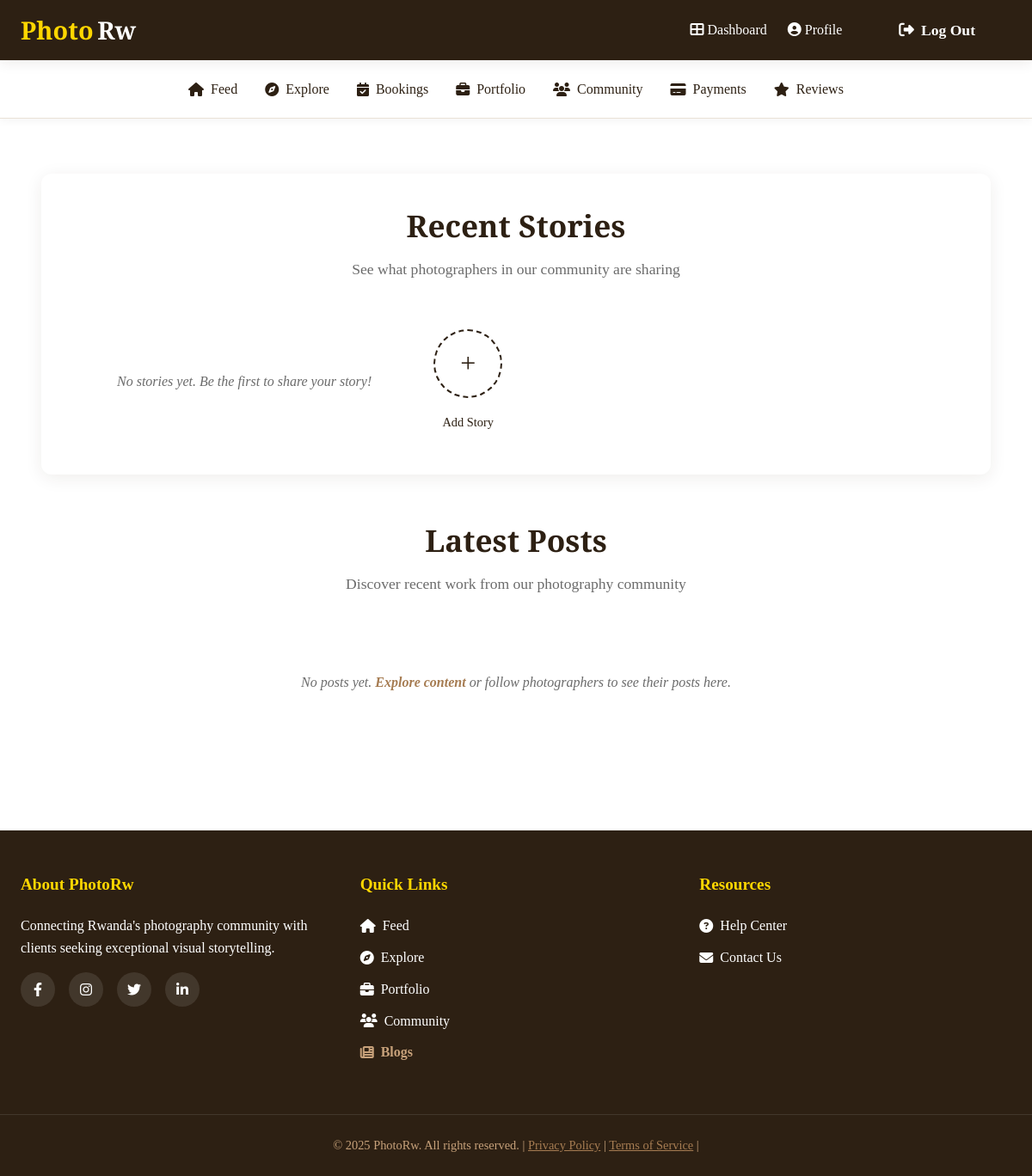
The page /portfolio/feed/ (signed in) on the database as committed earlier.
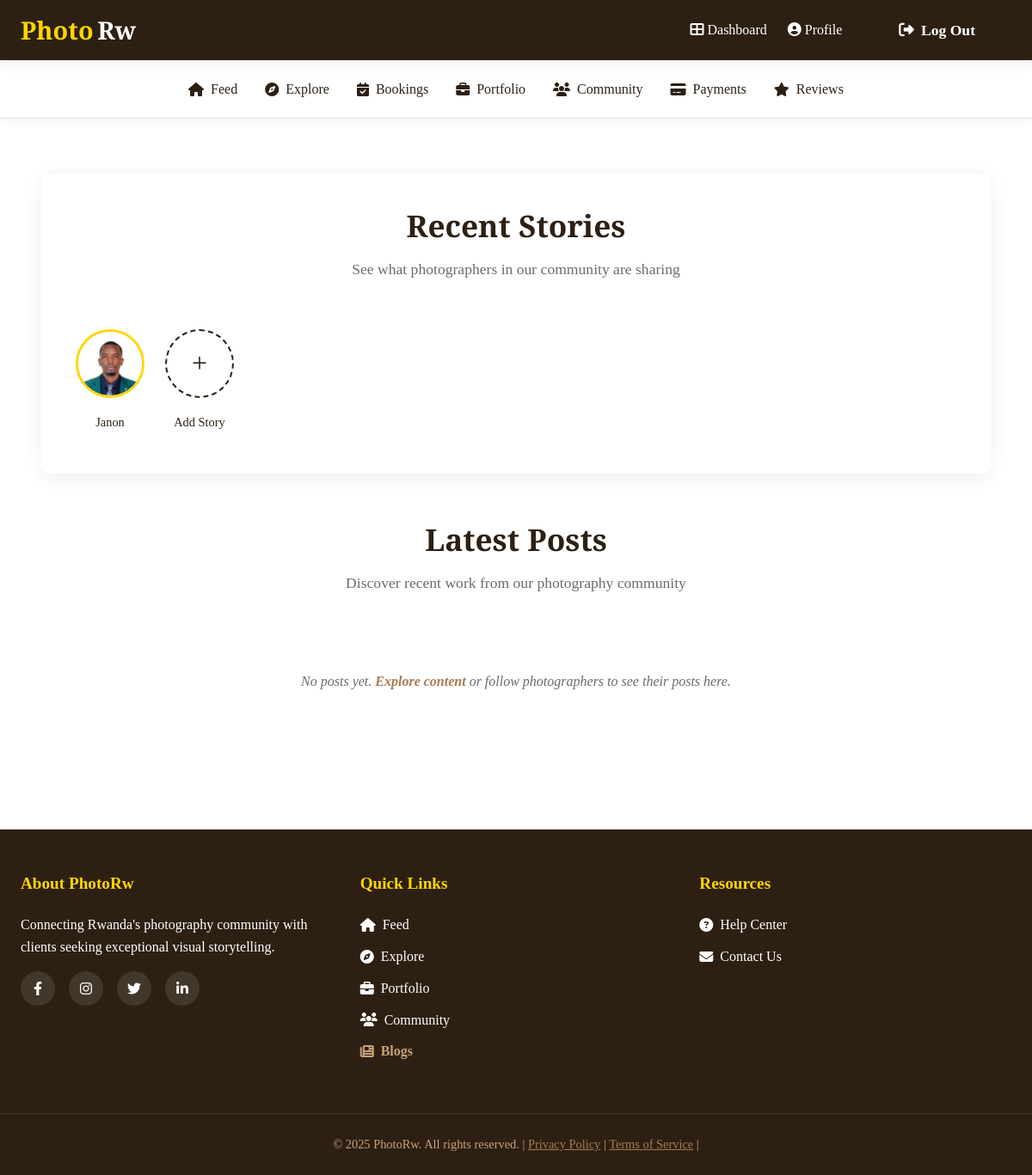
The same page on the database as committed later.
### portfolio/models.py (models this page shows, shortened)
class Story(models.Model):
	photographer = models.ForeignKey(User, on_delete=models.CASCADE, related_name='stories')
	image = models.ImageField(upload_to='stories/', blank=True, null=True)
	video = models.FileField(upload_to='stories/videos/', blank=True, null=True)
	created_at = models.DateTimeField(auto_now_add=True)

### users/models.py (models this page shows, shortened)
class User(AbstractUser):
	class Roles(models.TextChoices):
		PHOTOGRAPHER = 'photographer', _('Photographer')
		CLIENT = 'client', _('Client')
	email = models.EmailField(_('email address'), unique=True, blank=False, null=False, help_text=_('Required. Enter a valid email address.'))
	bio = models.TextField(_('bio'), blank=True)
	profile_picture = models.ImageField(upload_to='profile_pics/', blank=True, null=True)
	location = models.CharField(max_length=255, blank=True)
	contact_info = models.CharField(max_length=255, blank=True)
	is_verified = models.BooleanField(default=False)
	role = models.CharField(max_length=20, choices=Roles.choices, default=Roles.CLIENT)
	price = models.DecimalField(max_digits=8, decimal_places=2, blank=True, null=True, help_text=_('Typical session price (optional)'))
	badges = models.CharField(max_length=255, blank=True, help_text=_('Badges or special recognitions (comma-separated)'))
	certifications = models.CharField(max_length=255, blank=True, help_text=_('Certifications (comma-separated)'))
	awards = models.CharField(max_length=255, blank=True, help_text=_('Awards (comma-separated)'))
	social_proof = models.URLField(blank=True, help_text=_('Link to social proof (portfolio, Instagram, etc.)'))
	USERNAME_FIELD = 'email'
	REQUIRED_FIELDS = ['username']

### portfolio/views.py (the view)
# urls.py: path('feed/', RedirectView.as_view(url='/portfolio/feed/', permanent=False)),
@login_required
def feed(request):
	time_threshold = timezone.now() - timezone.timedelta(hours=24)
	stories = Story.objects.filter(created_at__gte=time_threshold).order_by('-created_at')
	posts = Photo.objects.all().order_by('-uploaded_at')[:20]  # Latest posts for the feed
	return render(request, 'feed.html', {'stories': stories, 'posts': posts})

### templates/feed.html (shortened to what the changed rows need)
{% extends 'base.html' %}
{% load static %}
{% load tz %}
{% block head %}
<link rel="stylesheet" href="{% static 'css/feed.css' %}">
{% endblock %}
{% block content %}
<div class="feed-page">
    <section class="stories-container">
        <div class="section-header">
            <h2 class="section-title">Recent Stories</h2>
        </div>
        <div class="stories-scroll">
            {% for story in stories %}
                <div class="story-item" data-story-index="{{ forloop.counter0 }}">
                    <div class="story-avatar" title="{{ story.photographer.username }}">
                        {% if story.video %}
                            <video muted>
                                <source src="{{ story.video.url }}" type="video/mp4">
                            </video>
                        {% elif story.image %}
                            <img src="{{ story.image.url }}" alt="Story by {{ story.photographer.username }}">
                        {% else %}
                            <img src="{{ story.photographer.profile_picture.url|default:'/static/img/default-avatar.png' }}" alt="Story by {{ story.photographer.username }}">
                        {% endif %}
                    </div>
                    <div class="story-label">{{ story.photographer.username }}</div>
                </div>
            {% empty %}
                <div class="empty-state">No stories yet. Be the first to share your story!</div>
            {% endfor %}
            {% if user.is_authenticated and user.role == 'photographer' %}
                <a href="/stories/upload/" class="story-item add-story">
                    <div class="story-avatar">
                    </div>
                    <div class="story-label">Add Story</div>
                </a>
            {% endif %}
        </div>
    </section>
    <section>
        <div class="section-header">
            <h2 class="section-title">Latest Posts</h2>
        </div>
    </section>
</div>
{% endblock %}

Rows that differ between the two databases and show on the page:
added Story: image (picture), photographer.username "Janon"
Other text that changed with them:
text no longer shown: "No stories yet. Be the first to share your story!"
